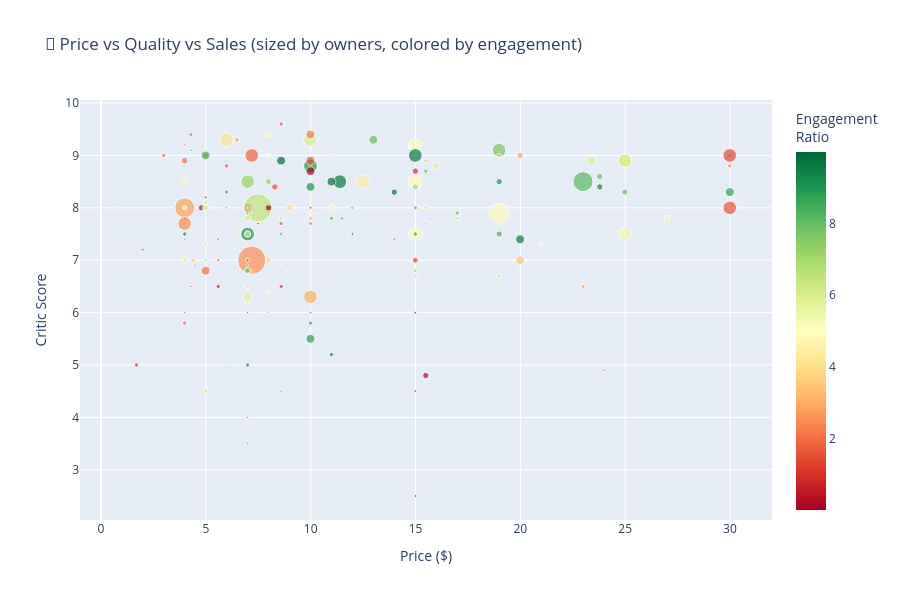

The notebook cell saved with this chart:
### Markdown cell above
## 5. Price Sensitivity Analysis

**Question:** Does price matter more than reviews? Can good reviews overcome high prices?

**What to look for:**
- Bubble size = Sales volume
- Color = Engagement level
- Position = Price vs. Quality balance
- **Key insight:** Find the sweet spot for pricing strategy

### Code cell
# Filter data with valid price and engagement metrics
df_price = df_engagement[
    (df_engagement['price'] > 0) & 
    (df_engagement['price'] < 100)  # Filter extreme prices
].copy()

# Create 3D relationship visualization
fig = px.scatter(
    df_price,
    x='price',
    y='critic_score',
    size='owners_midpoint',
    color='engagement_ratio',
    hover_data=['title', 'price', 'critic_score', 'owners_midpoint'],
    title='🎯 Price vs Quality vs Sales (sized by owners, colored by engagement)',
    labels={
        'price': 'Price ($)',
        'critic_score': 'Critic Score',
        'engagement_ratio': 'Engagement Ratio'
    },
    color_continuous_scale='RdYlGn',
    height=600
)

fig.update_layout(
    coloraxis_colorbar=dict(title="Engagement<br>Ratio")
)

fig.show()

print("\n💡 Key Insights:")
print(f"   • Average price for high-rated games (8+): ${df_price[df_price['critic_score'] >= 8]['price'].mean():.2f}")
print(f"   • Average price for low-rated games (<6): ${df_price[df_price['critic_score'] < 6]['price'].mean():.2f}")
print(f"   • Correlation (price vs score): {stats.pearsonr(df_price['price'], df_price['critic_score'])[0]:.3f}")

### Figure 1 — Plotly figure (JSON) as saved in the notebook; plotly's stock layout.template omitted (floating-point values rounded to 4 significant figures; data arrays with more than 128 entries replaced by an {"elided": "..."} marker saying what was removed)
{"data": [{"customdata": {"elided": "207x2 mixed values"}, "hovertemplate": "Price ($)=%{x}<br>Critic Score=%{y}<br>owners_midpoint=%{customdata[1]}<br>title=%{customdata[0]}<br>Engagement Ratio=%{marker.color}<extra></extra>", "legendgroup": "", "marker": {"color": {"elided": "207 float values"}, "coloraxis": "coloraxis", "size": {"elided": "207 int values"}, "sizemode": "area", "sizeref": 37500, "symbol": "circle"}, "mode": "markers", "name": "", "orientation": "v", "showlegend": false, "type": "scatter", "x": {"elided": "207 float values"}, "xaxis": "x", "y": {"elided": "207 float values"}, "yaxis": "y"}], "layout": {"coloraxis": {"colorbar": {"title": {"text": "Engagement<br>Ratio"}}, "colorscale": [[0, "rgb(165,0,38)"], [0.1, "rgb(215,48,39)"], [0.2, "rgb(244,109,67)"], [0.3, "rgb(253,174,97)"], [0.4, "rgb(254,224,139)"], [0.5, "rgb(255,255,191)"], [0.6, "rgb(217,239,139)"], [0.7, "rgb(166,217,106)"], [0.8, "rgb(102,189,99)"], [0.9, "rgb(26,152,80)"], [1, "rgb(0,104,55)"]]}, "height": 600, "legend": {"itemsizing": "constant", "tracegroupgap": 0}, "title": {"text": "🎯 Price vs Quality vs Sales (sized by owners, colored by engagement)"}, "xaxis": {"anchor": "y", "domain": [0, 1], "title": {"text": "Price ($)"}}, "yaxis": {"anchor": "x", "domain": [0, 1], "title": {"text": "Critic Score"}}}}
